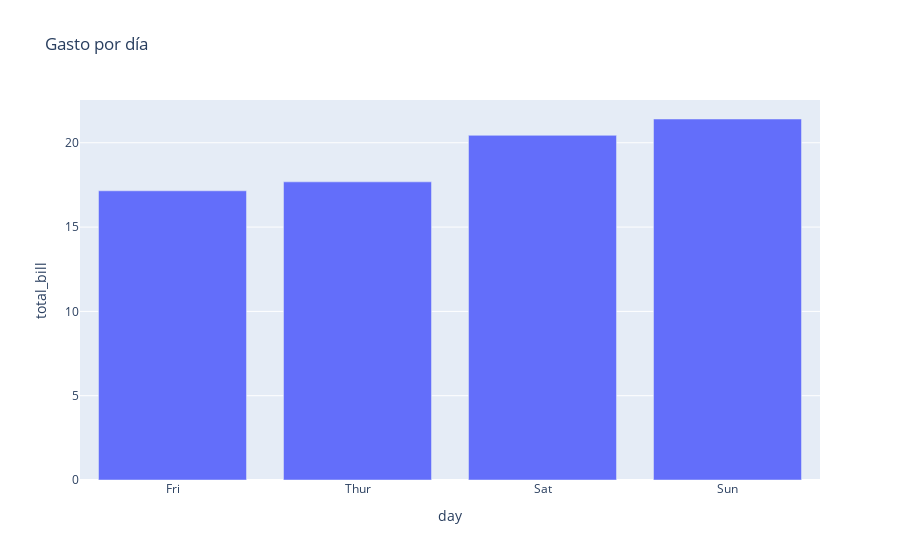

The code cell stored with this chart in its notebook:
### Code cell
px.bar(data_frame=df2, x='day' , y='total_bill', title='Gasto por día')

### Figure 1 — Plotly figure (JSON) as saved in the notebook; plotly's stock layout.template omitted (floating-point values rounded to 4 significant figures)
{"data": [{"alignmentgroup": "True", "hovertemplate": "day=%{x}<br>total_bill=%{y}<extra></extra>", "legendgroup": "", "marker": {"color": "#636efa", "pattern": {"shape": ""}}, "name": "", "offsetgroup": "", "orientation": "v", "showlegend": false, "textposition": "auto", "type": "bar", "x": ["Fri", "Thur", "Sat", "Sun"], "xaxis": "x", "y": [17.15, 17.68, 20.44, 21.41], "yaxis": "y"}], "layout": {"autosize": true, "barmode": "relative", "legend": {"tracegroupgap": 0}, "title": {"text": "Gasto por día"}, "xaxis": {"anchor": "y", "autorange": true, "domain": [0, 1], "range": [-0.5, 3.5], "title": {"text": "day"}, "type": "category"}, "yaxis": {"anchor": "x", "autorange": true, "domain": [0, 1], "range": [0, 22.54], "title": {"text": "total_bill"}, "type": "linear"}}}
